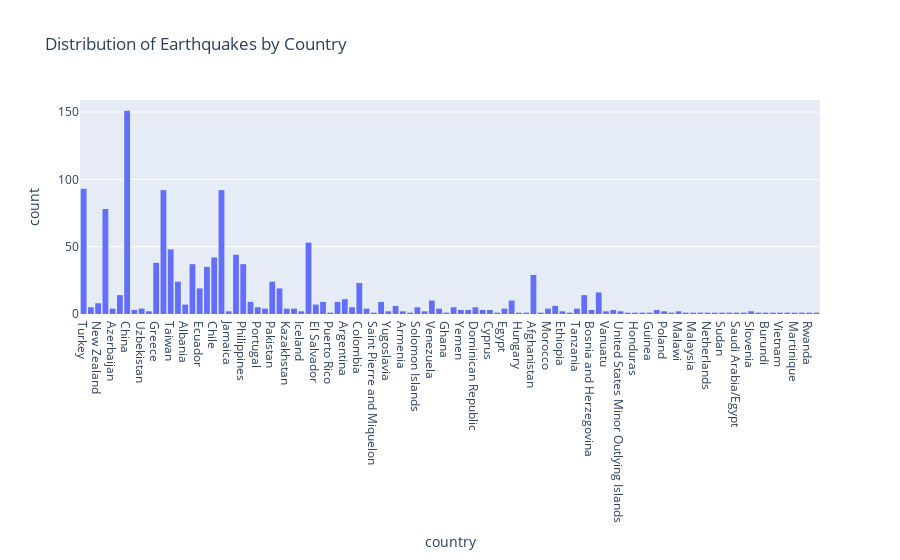

Notebook code cell kept with this figure:
### Code cell
fig = px.histogram(wiki, x="country", histfunc='count',title='Distribution of Earthquakes by Country')
fig.show()

### Figure 1 — Plotly figure (JSON) as saved in the notebook; plotly's stock layout.template omitted (floating-point values rounded to 4 significant figures; data arrays with more than 128 entries replaced by an {"elided": "..."} marker saying what was removed)
{"data": [{"alignmentgroup": "True", "bingroup": "x", "histfunc": "count", "hovertemplate": "country=%{x}<br>count=%{y}<extra></extra>", "legendgroup": "", "marker": {"color": "#636efa"}, "name": "", "offsetgroup": "", "orientation": "v", "showlegend": false, "type": "histogram", "x": {"elided": "1273 str values"}, "xaxis": "x", "yaxis": "y"}], "layout": {"barmode": "relative", "legend": {"tracegroupgap": 0}, "title": {"text": "Distribution of Earthquakes by Country"}, "xaxis": {"anchor": "y", "domain": [0, 1], "title": {"text": "country"}}, "yaxis": {"anchor": "x", "domain": [0, 1], "title": {"text": "count"}}}}
